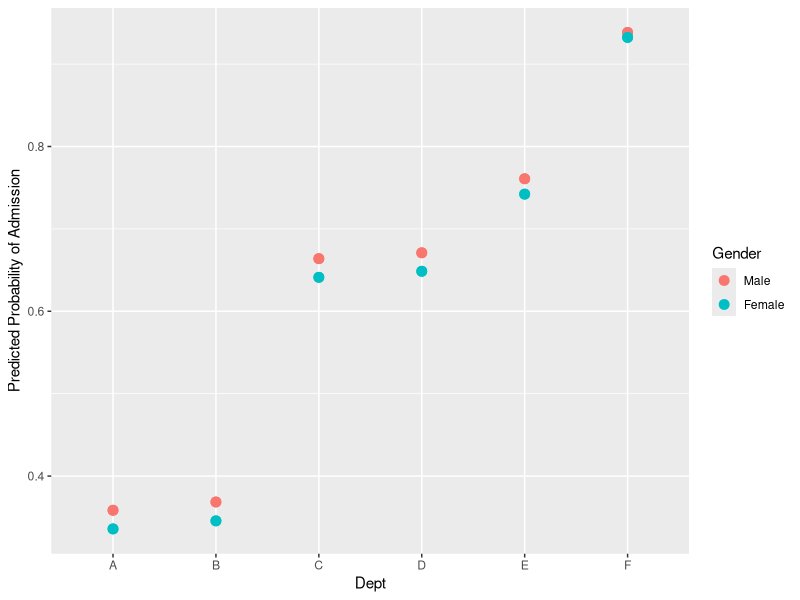

This figure's R source:
## ---- chunk 1
knitr::opts_chunk$set(echo = TRUE)
## ---- chunk 2
# Load data
ucb <- as.data.frame(UCBAdmissions)
head(ucb)
## ---- chunk 3
# Example: Multiple Binary Logistic Regression
model <- glm(Admit ~ Gender + Dept, family = binomial, data = ucb, weights = Freq)
summary(model)
exp(cbind(OR = coef(model), confint.default(model)))
## ---- chunk 4
ucb$pred_prob <- predict(model, type = "response")
head(ucb)

library(ggplot2)

ggplot(ucb, aes(x = Dept, y = pred_prob, color = Gender)) +
  geom_point(size = 3) +
  labs(y = "Predicted Probability of Admission")
